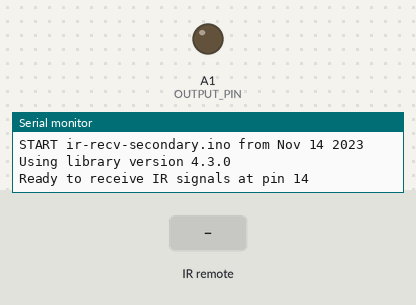
Bench run of a sketch on a simulated Arduino Uno, built with avr-gcc and run on an emulated ATmega328P. On the bench: output pins drawn as LEDs (lit = HIGH), the last lines printed to the serial monitor. The test bench sets the inputs (shaded band).

Above: at 1.2 s.
1.3 s: infrared code 0x40 received
At 1.37 s:
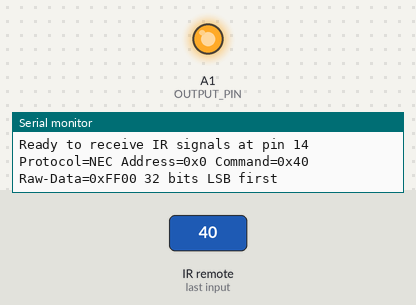
Timing chart, 0 to 4.3 s (numbered marks = the images above; inputs shaded):
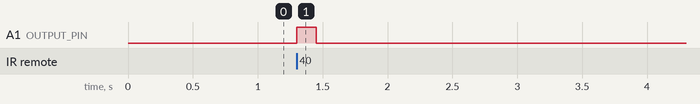

Measured:
- after the input at 1.3 s, A1 (OUTPUT_PIN): LOW → HIGH at once, → LOW 0.15 s later

The sketch:

ir-recv-secondary.ino
```cpp
/**
 * Modified example of examples/SimpleReceiver.cpp from https://github.com/Arduino-IRremote/Arduino-IRremote
 * Rather than just outputting to the serial monitor,
 * this secondary board will output a signal to the primary
 * board to indicate that it got something.
 */
#include <IRremote.h>
#define IR_RECEIVE_PIN A0
#define IR_COMMAND 0x40
#define OUTPUT_PIN A1

void setup()
{
    Serial.begin(115200);
    // Just to know which program is running on my Arduino
    Serial.println(F("START " __FILE__ " from " __DATE__ "\r\nUsing library version " VERSION_IRREMOTE));

    /*
     * Start the receiver, enable feedback LED and take LED feedback pin from the internal boards definition
     */
    IrReceiver.begin(IR_RECEIVE_PIN, ENABLE_LED_FEEDBACK, USE_DEFAULT_FEEDBACK_LED_PIN);
    pinMode(OUTPUT_PIN, OUTPUT);
    Serial.print(F("Ready to receive IR signals at pin "));
    Serial.println(IR_RECEIVE_PIN);
}

void loop()
{
    /*
     * Check if received data is available and if yes, try to decode it.
     * Decoded result is in the IrReceiver.decodedIRData structure.
     *
     * E.g. command is in IrReceiver.decodedIRData.command
     * address is in command is in IrReceiver.decodedIRData.address
     * and up to 32 bit raw data in IrReceiver.decodedIRData.decodedRawData
     */
    if (IrReceiver.decode())
    {

        // Print a short summary of received data
        IrReceiver.printIRResultShort(&Serial);
        if (IrReceiver.decodedIRData.protocol == UNKNOWN)
        {
            Serial.print("Command = ");
            Serial.println(IrReceiver.decodedIRData.command);
            // We have an unknown protocol here, print more info
            IrReceiver.printIRResultRawFormatted(&Serial, true);
        }
        Serial.println();

        /*
         * !!!Important!!! Enable receiving of the next value,
         * since receiving has stopped after the end of the current received data packet.
         */
        IrReceiver.resume(); // Enable receiving of the next value
        // if (IrReceiver.decodedIRData.command == IR_COMMAND)
        // {
            digitalWrite(OUTPUT_PIN, HIGH);
            delay(150);
        // }
    }
    else
    {
        digitalWrite(OUTPUT_PIN, LOW);
    }
}
```
